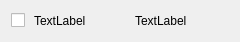
<?xml version="1.0" encoding="UTF-8"?>
<ui version="4.0">
 <class>GiftEWidget</class>
 <widget class="QWidget" name="GiftEWidget">
  <property name="geometry">
   <rect>
    <x>0</x>
    <y>0</y>
    <width>240</width>
    <height>42</height>
   </rect>
  </property>
  <property name="sizePolicy">
   <sizepolicy hsizetype="Expanding" vsizetype="Fixed">
    <horstretch>0</horstretch>
    <verstretch>42</verstretch>
   </sizepolicy>
  </property>
  <property name="minimumSize">
   <size>
    <width>0</width>
    <height>42</height>
   </size>
  </property>
  <property name="maximumSize">
   <size>
    <width>16777215</width>
    <height>42</height>
   </size>
  </property>
  <property name="windowTitle">
   <string>Gifts</string>
  </property>
  <layout class="QHBoxLayout" name="horizontalLayout">
   <item>
    <widget class="QCheckBox" name="checkBox">
     <property name="sizePolicy">
      <sizepolicy hsizetype="Fixed" vsizetype="Fixed">
       <horstretch>0</horstretch>
       <verstretch>0</verstretch>
      </sizepolicy>
     </property>
     <property name="minimumSize">
      <size>
       <width>17</width>
       <height>17</height>
      </size>
     </property>
     <property name="maximumSize">
      <size>
       <width>17</width>
       <height>17</height>
      </size>
     </property>
     <property name="text">
      <string/>
     </property>
    </widget>
   </item>
   <item>
    <widget class="QLabel" name="label">
     <property name="text">
      <string>TextLabel</string>
     </property>
    </widget>
   </item>
   <item>
    <widget class="QLabel" name="email">
     <property name="text">
      <string>TextLabel</string>
     </property>
    </widget>
   </item>
  </layout>
 </widget>
 <resources/>
 <connections/>
</ui>
